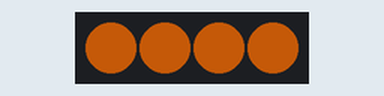
The sketch below on a simulated Arduino Uno, built with avr-gcc and run on an emulated ATmega328P. Parts: 4 RGB LEDs in strip order, left to right. Dim RGB values are drawn brighter than linear.

Above: at 0.3 s.
At 3.43 s:
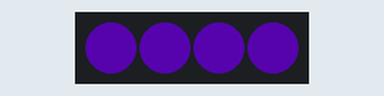
At 22.59 s:
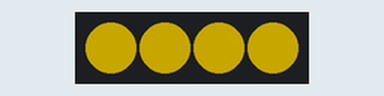
At 28.16 s:
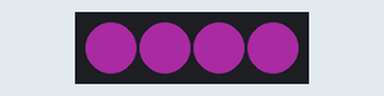
At 36.1 s:
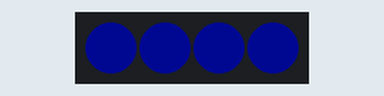
Timing chart, 0 to 40.0 s (numbered marks = the images above):
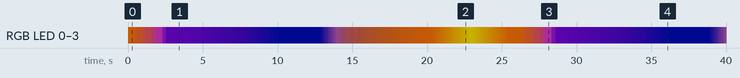

The sketch:

rgbfade.ino
```cpp
#include <Adafruit_NeoPixel.h>

#define PIN 1

// Parameter 1 = number of pixels in strip
// Parameter 2 = pin number (most are valid)
// Parameter 3 = pixel type flags, add together as needed:
//   NEO_KHZ800  800 KHz bitstream (most NeoPixel products w/WS2812 LEDs)
//   NEO_KHZ400  400 KHz (classic 'v1' (not v2) FLORA pixels, WS2811 drivers)
//   NEO_GRB     Pixels are wired for GRB bitstream (most NeoPixel products)
//   NEO_RGB     Pixels are wired for RGB bitstream (v1 FLORA pixels, not v2)
Adafruit_NeoPixel strip = Adafruit_NeoPixel(4, PIN, NEO_GRB + NEO_KHZ800);

void setup() {
  strip.begin();
  strip.setBrightness(100);
  strip.show(); // Initialize all pixels to 'off'
}

void loop() {
  rgbloop();
}

// enter pairs of color to change between, along with how long you want the change to take
// enter as many pairs as you want and it will go through them all
// do cheaty things like begin and end on the same color to pause somewhere for a while, etc.
// after you set the colors here you don't need worry about anything lower down unless you want to

void rgbloop() {
  rgbfade( 252,116,5,    73,4,138, 25);
    rgbfade( 73,4,138,    2,3,48, 75);
    rgbfade( 2,3,48,    2,3,48, 25);

  rgbfade( 2,3,48,  252,116,5,       75);
    rgbfade( 252,116,5,  250,225,0,       25);
 rgbfade( 250,225,0,        252,116,5, 25);
 // rgbfade( 0,0,255,  0,0,0,   20);
  delay(500);
}

#define STEPS 100
void rgbfade(uint8_t r1, uint8_t g1, uint8_t b1, uint8_t r2, uint8_t g2, uint8_t b2, uint8_t wait) {
  /* fade from c1 to c2 */
  uint16_t i, j,k;
  int16_t rb,gb,bb;
  uint32_t cb;

  // The interpolation formula that Buddha likes is
  // a*t + b*(1-t) for t goes from 0 to 1
  // or
  // a*t/STEPS + b*(STEPs-t)/STEPS for t goes from 0 to STEPS
  // (a*t + b*(STEPS-t))/STEPS
  //

  for(j=0; j<=STEPS; j++) {
    k = STEPS-j;
    rb = (r2*j + r1*k)/STEPS;
    gb = (g2*j + g1*k)/STEPS;
    bb = (b2*j + b1*k)/STEPS;
    cb = strip.Color(rb,gb,bb);
    for(i=0; i<strip.numPixels(); i++) {
      strip.setPixelColor(i, cb);
    }
    strip.show();
    delay(wait);
  }
}
```

Measured:
- by itself, RGB LED 0–3: off → RGB(99, 45, 1) at 0.00 s, → RGB(95, 43, 4) 0.13 s later, → RGB(85, 37, 11) 0.36 s later, → RGB(80, 33, 15) 0.18 s later, … (321 changes in this stretch)
